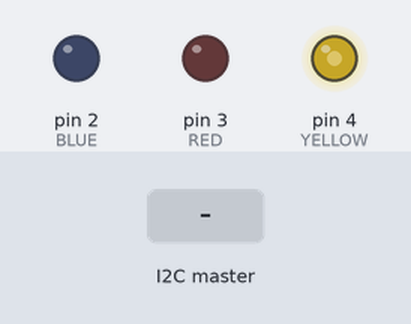
Recording of a sketch running on a simulated Arduino Uno, built with avr-gcc and run on an emulated ATmega328P. Parts: output pins drawn as LEDs (lit = HIGH). Dashed ring = blinking. The test bench sets the inputs (shaded band).

Above: at 1.2 s.
1.3 s: the I2C master sends the byte 1
At 1.58 s:
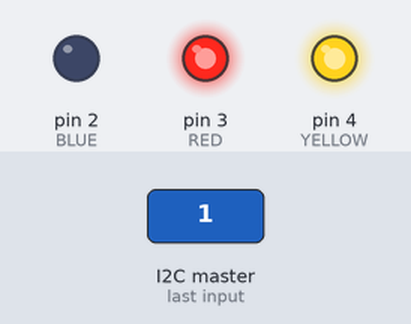
4.3 s: the I2C master sends the byte 90
At 4.67 s:
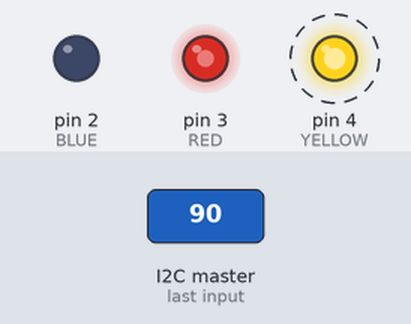
7.3 s: the I2C master sends the byte 200
At 7.76 s:
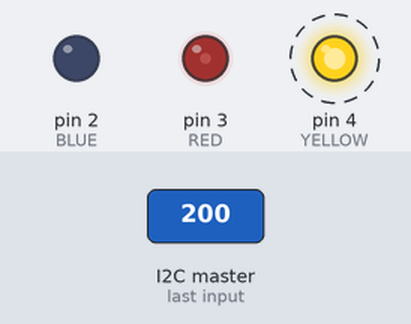
Timing chart, 0 to 16.3 s (numbered marks = the images above; inputs shaded):
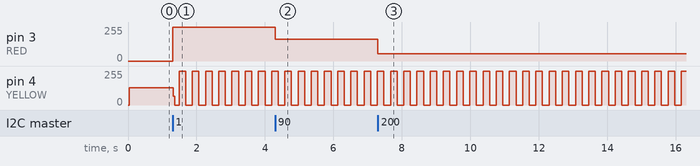

The sketch:

slave.ino
```cpp
#include <Wire.h>

const int YELLOW = 4;
const int RED = 3;
const int BLUE = 2;
const int BUS = 8;

// Intensity for red LED
int lightValue = 0;

// Period for yellow LED
int blinkTime = 0;
boolean blinkState = false;
unsigned long last_change = 0;

// Boolean for blue LED
int tempBool = 0;


void setup()
{
  Wire.begin(BUS);
  Wire.onReceive(callbackFunction);

  pinMode(YELLOW, OUTPUT);
  pinMode(RED, OUTPUT);
  pinMode(BLUE, OUTPUT);

  digitalWrite(YELLOW, LOW); // turn the LED off (LOW is the voltage level)
  digitalWrite(RED, LOW);    // turn the LED off (LOW is the voltage level)
  digitalWrite(BLUE, LOW);   // turn the LED off (LOW is the voltage level)

  //Serial.begin(9600);

  last_change = millis();
}

void loop()
{
  redLED();
  yellowLED();
  blueLED();
}

void redLED() {
  analogWrite(RED, lightValue);
}

void yellowLED() {
  if (millis() - last_change >= blinkTime) {
    blinkState = !blinkState;
    digitalWrite(YELLOW, blinkState  ? HIGH : LOW);
    last_change = millis();
  }
}

void blueLED() {
  digitalWrite(BLUE, tempBool>0 ? HIGH : LOW);
}

void callbackFunction(int i) {
  while (Wire.available()) {
    // Read light sensor - RED LED
    int c = Wire.read(); // read the next byte as a char
    //Serial.println(c);
    lightValue = 255 - c;
    //Serial.write("Light");
    // Serial.println(lightValue);

    // Read potentiometer sensor - YELLOW LED
    c = Wire.read(); // read the next byte as a char
    blinkTime = map(c, 0, 256, 200, 2001);
    //Serial.write("Blink");
    //Serial.println(blinkTime);


    // Read temperature sensor - BLUE LED
    c = Wire.read(); // read the next byte as a char
    tempBool = c;
    Serial.println(tempBool);

  }
}
```

Measured:
- after the input at 1.3 s, pin 3 (RED): 0/255 → 254/255 at once; pin 4 (YELLOW): 128/255 → 65/255 at once, then moves between 0/255 and 255/255, repeating every 0.77 s
- after the input at 4.3 s, pin 3 (RED): 254/255 → 165/255 at once
- after the input at 7.3 s, pin 3 (RED): 165/255 → 55/255 at once
